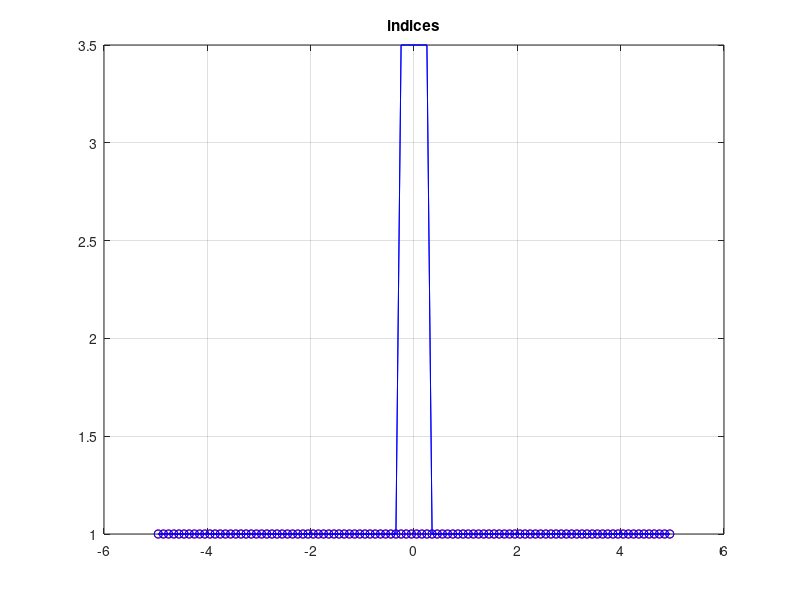

Write MATLAB code to recreate this figure.
% WGgen : generateur d'une grille reguliere de type 
% differences/volumes finis
% Auteurs JC Toussaint & L Bastard - BE EM

% Bibliographie :
% Stern Progress in Electromagnetics Research (1995), PIER 10, 123-186
% Finite Difference Analysis of Planar Optical Waveguides
%

function g=WGgen
clc
clear all
close all

h=0.1;
g=uniform_grid(-5.0, 5.0, h);
g.lambda=1.;

% coordonnees des sommets du polygone
% decrivant une portion du guide
a = 0.3; %demi epaisseur du dielectrique en µm

node1 = [-5 -a];
node2 = [-a a];
node3 = [a 5];

indice=3.5;

%On fait un saut d'indice
g=insert(g, node1, 1);
g=insert(g, node2, indice);
g=insert(g, node3, 1)
end

function g=uniform_grid(xmin, xmax, hx)
g.x=xmin+hx/2:hx:xmax-hx/2;

g.p     = g.x(:);
g.Nx=length(g.x);
g.reg =zeros(g.Nx, 1);
g.indice =ones(g.Nx, 1);
g.N=g.Nx;
g.nrg=0;
g.dx=hx;

figure(1)
plot(g.p, g.indice, 'ro');
hold on
end

function g=insert(g, nodes, indice)
assert(length(nodes)==2, 'node length > 2')
figure(1)

xmin=nodes(1);
xmax=nodes(2);
xmin=min(xmin, xmax);
xmax=max(xmin, xmax);
lst_in=find((g.p>xmin) & (g.p<xmax));

g.nrg=g.nrg+1;
g.reg(lst_in)=g.nrg;
g.indice(lst_in)=indice;

plot(g.p, g.indice, 'b-')
plot(g.p(lst_in), ones(length(lst_in), 1), 'bo-')
grid on
hold on
title('indices')
drawnow()
end
